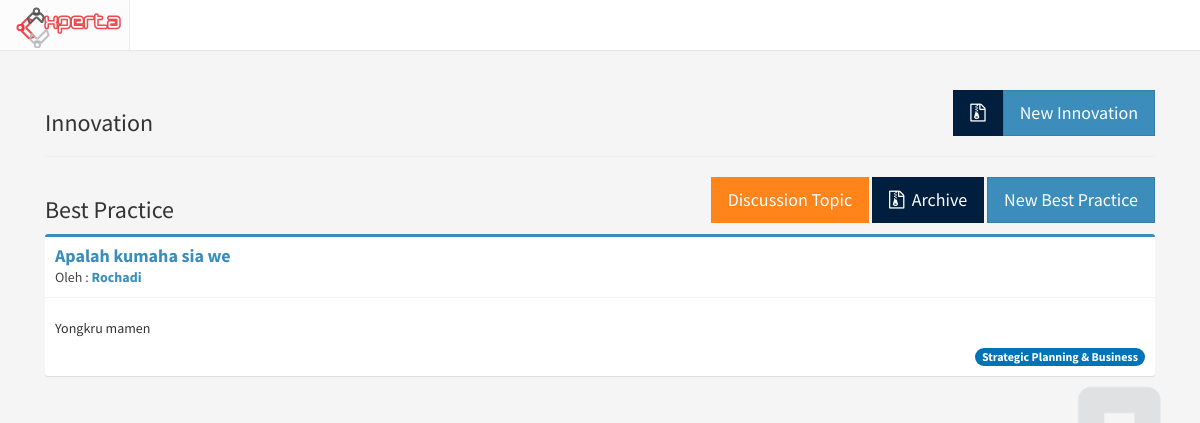
The page /index.php/cop on the database as committed earlier.
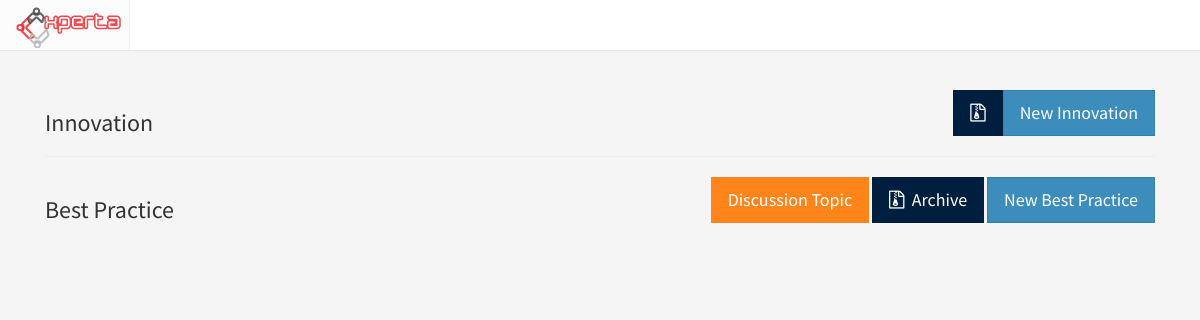
The same page on the database as committed later.
### tables this page shows
CREATE TABLE `cop` (
  `id_cop` int(11) NOT NULL,
  `id_scope` int(11) DEFAULT NULL,
  `id_user` int(11) NOT NULL,
  `title` varchar(200) NOT NULL,
  `content` text NOT NULL,
  `summary` text,
  `type` int(11) NOT NULL,
  `created_at` timestamp NOT NULL DEFAULT CURRENT_TIMESTAMP,
  `updated_at` timestamp NOT NULL DEFAULT CURRENT_TIMESTAMP ON UPDATE CURRENT_TIMESTAMP,
  `status` int(11) NOT NULL DEFAULT '1'
);

CREATE TABLE `profile` (
  `id_profile` int(11) NOT NULL,
  `NIK` varchar(50) NOT NULL,
  `id_user` int(11) NOT NULL,
  `fullname` varchar(255) NOT NULL,
  `birthdate` date DEFAULT NULL,
  `gender` enum('M','F') DEFAULT NULL,
  `id_expert` int(11) DEFAULT NULL,
  `point` int(11) NOT NULL DEFAULT '0',
  `pic` varchar(500) DEFAULT 'default.jpeg',
  `updated_at` timestamp NOT NULL DEFAULT CURRENT_TIMESTAMP ON UPDATE CURRENT_TIMESTAMP,
  `login` int(11) NOT NULL DEFAULT '0'
);

CREATE TABLE `scope` (
  `id_scope` int(11) NOT NULL,
  `scope_name` varchar(50) NOT NULL
);

### application/controllers/Cop.php (called while the page is built, shortened)
<?php
class Cop extends CI_Controller
{
	function __construct(){
		$this->load->model('Cop_model');
	}
	public function index(){
		$data['title'] = "COP";
		$data['list_innov'] = $this->Cop_model->list_innov();
		$data['list_bp'] = $this->Cop_model->list_bp();
		$this->load->view('cop/cop', $data);
	}
}

### index.php (called while the page is built, shortened)
<?php
require_once BASEPATH.'core/CodeIgniter.php';

### application/models/Cop_model.php (called while the page is built, shortened)
<?php
	class Cop_model extends CI_Model
	{
		function list_bp(){
			return $this->db->query("SELECT title, scope_name, id_cop, content, cop.created_at, cop.updated_at, fullname
				FROM cop, user, profile, scope
				WHERE cop.id_user = user.id_user
					AND cop.id_scope = scope.id_scope
					AND user.id_user = profile.id_user
					AND type = 2
					AND status = 1
				")->result();
		}
	}

### application/views/cop/cop.php (the view, shortened to what this page needs)
<?php include '/application/views/header.php' ?>
		<div class="container">
			<div class="row">
				<div class="col-md-12 isi">
            	<div class="col-md-12">
						<a href="<?php echo site_url('cop/innovation_new') ?>" class="btn btn-flat btn-lg btn-primary pull-right">New Innovation</a>
						<a href="<?php echo site_url('cop/innovation_archive') ?>" title="Archive" class="btn btn-flat btn-lg bg-navy pull-right"><span class="fa fa-file-archive-o"></span></a>
						<h3>Innovation</h3>
            	<hr>
            	</div>
            	<div class="col-md-12">
	            	<div class="pull-right">
	            		<a href="<?php echo site_url('cop/bp_topic') ?>" class="btn btn-flat btn-lg bg-orange">Discussion Topic</a>
						<a href="<?php echo site_url('cop/bp_archive') ?>" title="Archive" class="btn btn-flat btn-lg bg-navy"><span class="fa fa-file-archive-o"></span> &nbsp;Archive</a>
						<a href="<?php echo site_url('cop/bp_new') ?>" class="btn btn-flat btn-lg btn-primary">New Best Practice</a>
	            	</div>
						<h3>Best Practice</h3>
						<?php foreach ($list_bp as $bp): ?>
							<div class="box box-primary">
								<div class="box-header with-border">
									<h3 class="box-title">
									<strong><a href="<?= site_url('cop/bp_view/'.$bp->id_cop); ?>">
									<?= $bp->title ?>
									</a></strong>
									</h3>
										<div class="author">
												Oleh :
											<a href="">
												<strong><?= $bp->fullname ?></strong>
											</a>
										</div>
								</div>
								<div class="box-body">
									<p><?= substr($bp->content, 0, 100) ?></p>
									<span class="pull-right badge bg-blue"><?php echo $bp->scope_name ?></span>
								</div>
							</div>
						<?php endforeach ?>
            	</div>
				</div>
			</div>
		</div>
	</body>
</html>

Rows that differ between the two databases and show on the page:
no longer on this page (row edited): cop: title "Apalah kumaha sia we", profile.fullname "Rochadi", content "Yongkru mamen", id_scope.scope_name "Strategic Planning & Business"
